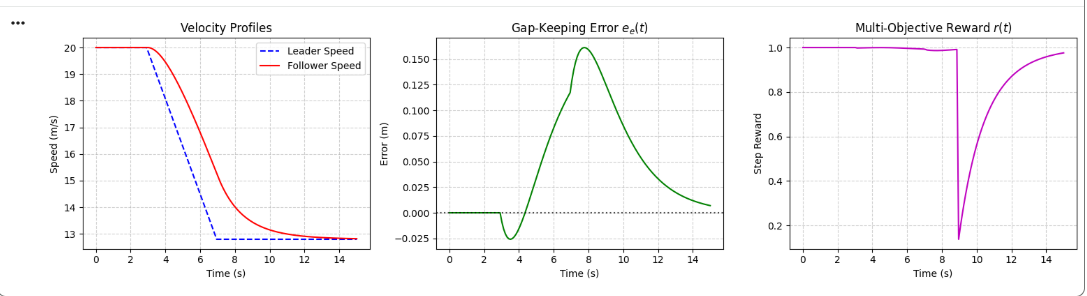

Recreate this plot in Python.
# -*- coding: utf-8 -*-
"""icacc_env_validation.ipynb

Automatically generated by Colab.

Original file is located at
    https://colab.research.google.com/drive/1IjA2pTQgyaec-szvtS02PrBDnzWxaq6i
"""

import numpy as np
import matplotlib.pyplot as plt

class IntentCACCEnv:
    """
    Simulation Environment for 2-Vehicle Intent-Sharing CACC (I-CACC).
    Formulation: Kanipakam, Sakr, Avedisov, Moradipari (IEEE 2024).
    """
    def __init__(self):
        # Time and Horizon Parameters (Section II & Table II)
        self.dt = 0.1             # Sampling interval ΔT = 0.1s
        self.tau_max = 2.0        # Intent horizon τ_max = 2.0s
        self.horizon_steps = int(self.tau_max / self.dt) # 20 steps
        self.tau_ss = 2.0         # String stability history window τ_ss = 2.0s
        self.ss_steps = int(self.tau_ss / self.dt)       # 20 steps
        self.gamma_ss = 0.99      # String stability coefficient

        # Platooning & Safety Constants (Table II)
        self.d_min = 2.0          # Minimum standstill buffer (meters)
        self.th_star = 1.5        # Desired time headway t_h* (seconds)
        self.tc_star = 3.0        # Time-to-Collision safety threshold t_c* (seconds)
        self.a_max = 3.0          # Max acceleration limit (m/s^2)
        self.a_min = -3.0         # Max deceleration limit (m/s^2)

        # Reward Normalization & Objective Weights (Section III & Table II)
        self.k_j = 2.7e-4         # Jerk scaling
        self.k_s = 1.0            # String stability penalty weight
        self.k_e = 0.5            # Gap error exponential scaling
        self.weights = [1.0, 4.0, 2.0, 1.0]  # [w_c (safety), w_j (comfort), w_s (string), w_e (gap)]

    def reset(self, init_ego_v=20.0, init_lead_v=20.0, init_dist=32.0):
        """Resets the platoon state (ego and leader kinematics)."""
        self.v_e = float(init_ego_v)
        self.v_l = float(init_lead_v)
        self.d_e = float(init_dist)
        self.a_e_prev = 0.0
        self.lead_acc_history = [0.0] * self.ss_steps

        # Return initial 12D observation vector
        state_12d, _, _ = self._get_state(0.0, 0.0, 0.0, [0.0] * self.horizon_steps)
        return state_12d

    def _get_state(self, a_e, a_l, delta_v, lead_future_acc):
        """Constructs the 12-dimensional state vector s(t) (Eq. 4)."""
        # Extract intent bounds from the received broadcast
        a_l_min = float(np.min(lead_future_acc))
        a_l_max = float(np.max(lead_future_acc))

        # Instantaneous metrics
        e_e = self.d_e - (self.d_min + self.th_star * self.v_e)
        t_h_mean = self.d_e / max(self.v_e, 0.1)

        # Time-to-Collision (TTC) bounds
        if delta_v > 0:
            t_c = self.d_e / max(delta_v, 1e-4)
            t_c_min = min(t_c, self.tc_star)
        else:
            t_c = 100.0
            t_c_min = self.tc_star

        # Intent-projected bounds over tau_max
        e_e_min = e_e - 0.5 * abs(a_l_min - a_e) * (self.tau_max ** 2)
        e_e_max = e_e + 0.5 * abs(a_l_max - a_e) * (self.tau_max ** 2)

        state_12d = np.array([
            self.v_e, self.d_e, delta_v, self.a_e_prev,
            a_l, a_l_min, a_l_max, t_c_min, t_h_mean,
            e_e, e_e_min, e_e_max
        ], dtype=np.float32)
        return state_12d, t_c, e_e

    def step(self, a_e_cmd, lead_future_acc):
        """
        Executes one discrete simulation step (ΔT = 0.1s).
        lead_future_acc: array of future lead accelerations over tau_max (20 steps).
        """
        a_e = float(np.clip(a_e_cmd, self.a_min, self.a_max))
        a_l = float(lead_future_acc[0])

        # 1. State transitions: discrete Euler integration (Eq. 2 & 3)
        delta_v_prev = self.v_e - self.v_l
        self.v_e = max(0.0, self.v_e + a_e * self.dt)
        self.v_l = max(0.0, self.v_l + a_l * self.dt)
        delta_v_curr = self.v_e - self.v_l
        self.d_e = max(0.1, self.d_e - 0.5 * (delta_v_prev + delta_v_curr) * self.dt)

        # Update rolling leader acceleration history
        self.lead_acc_history.pop(0)
        self.lead_acc_history.append(a_l)

        # 2. Get 12D State Vector s(t)
        state_12d, t_c, e_e = self._get_state(a_e, a_l, delta_v_curr, lead_future_acc)

        # 3. Multi-Objective Reward Calculation (Section III-A)
        # Safety Reward r_c
        r_c = np.log(t_c / self.tc_star) if t_c <= self.tc_star else 0.0

        # Comfort Reward r_j (Jerk penalty)
        jerk = (a_e - self.a_e_prev) / self.dt
        r_j = -self.k_j * (jerk ** 2)

        # String Stability Reward r_s (Eq. 10)
        a_e_lim = self.gamma_ss * np.max(np.abs(self.lead_acc_history))
        r_s = -self.k_s * (abs(a_e) - a_e_lim) if abs(a_e) > a_e_lim else 0.0

        # Gap Keeping Reward r_e (Eq. 11)
        r_e = np.exp(-self.k_e * (e_e ** 2))

        # Weighted Total Reward (Eq. 12)
        r_total = (self.weights[0] * r_c +
                   self.weights[1] * r_j +
                   self.weights[2] * r_s +
                   self.weights[3] * r_e)

        self.a_e_prev = a_e
        info = {"r_c": r_c, "r_j": r_j, "r_s": r_s, "r_e": r_e, "e_e": e_e, "jerk": jerk}
        return state_12d, r_total, info

# Initialize environment
env = IntentCACCEnv()
init_state = env.reset(init_ego_v=20.0, init_lead_v=20.0, init_dist=32.0)

time_steps = 150
# Construct a leader braking profile (decelerates between t=3s and t=7s)
lead_profile = np.zeros(time_steps + env.horizon_steps)
lead_profile[30:70] = -1.8

time_axis = np.linspace(0, time_steps * env.dt, time_steps)
ego_speeds, lead_speeds, gap_errors, total_rewards = [], [], [], []

for t in range(time_steps):
    future_acc = lead_profile[t : t + env.horizon_steps]

    # Proportional-derivative follower control to test dynamics
    desired_gap = env.d_min + env.th_star * env.v_e
    error = env.d_e - desired_gap
    cmd_acc = 0.5 * error - 0.7 * (env.v_e - env.v_l)

    state, r, info = env.step(cmd_acc, future_acc)
    ego_speeds.append(state[0])
    lead_speeds.append(env.v_l)
    gap_errors.append(info["e_e"])
    total_rewards.append(r)

# Generate Validation Plot
fig, axes = plt.subplots(1, 3, figsize=(15, 4))

axes[0].plot(time_axis, lead_speeds, 'b--', label='Leader Speed')
axes[0].plot(time_axis, ego_speeds, 'r-', label='Follower Speed')
axes[0].set_title('Velocity Profiles')
axes[0].set_xlabel('Time (s)')
axes[0].set_ylabel('Speed (m/s)')
axes[0].legend()
axes[0].grid(True, linestyle='--', alpha=0.6)

axes[1].plot(time_axis, gap_errors, 'g-')
axes[1].axhline(0, color='black', linestyle=':', alpha=0.7)
axes[1].set_title('Gap-Keeping Error $e_e(t)$')
axes[1].set_xlabel('Time (s)')
axes[1].set_ylabel('Error (m)')
axes[1].grid(True, linestyle='--', alpha=0.6)

axes[2].plot(time_axis, total_rewards, 'm-')
axes[2].set_title('Multi-Objective Reward $r(t)$')
axes[2].set_xlabel('Time (s)')
axes[2].set_ylabel('Step Reward')
axes[2].grid(True, linestyle='--', alpha=0.6)

plt.tight_layout()
plt.savefig("icacc_env_validation.png")
plt.show()
